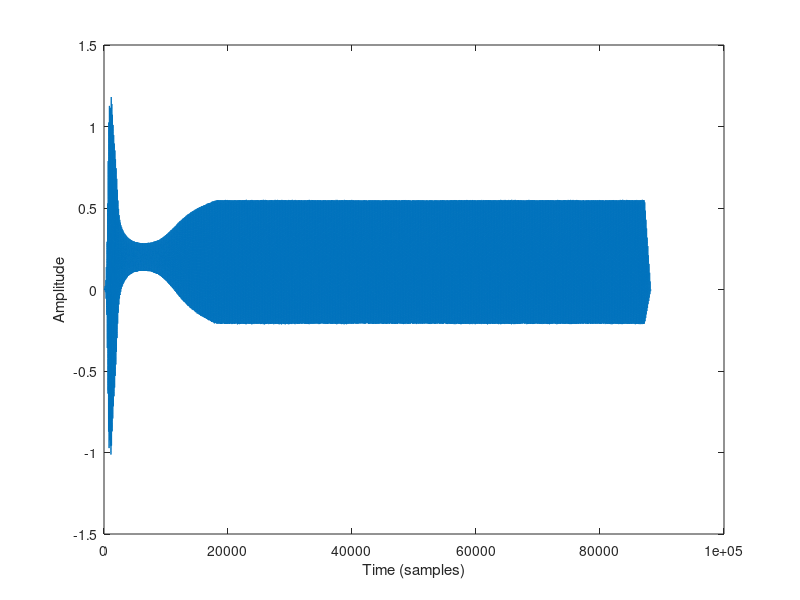
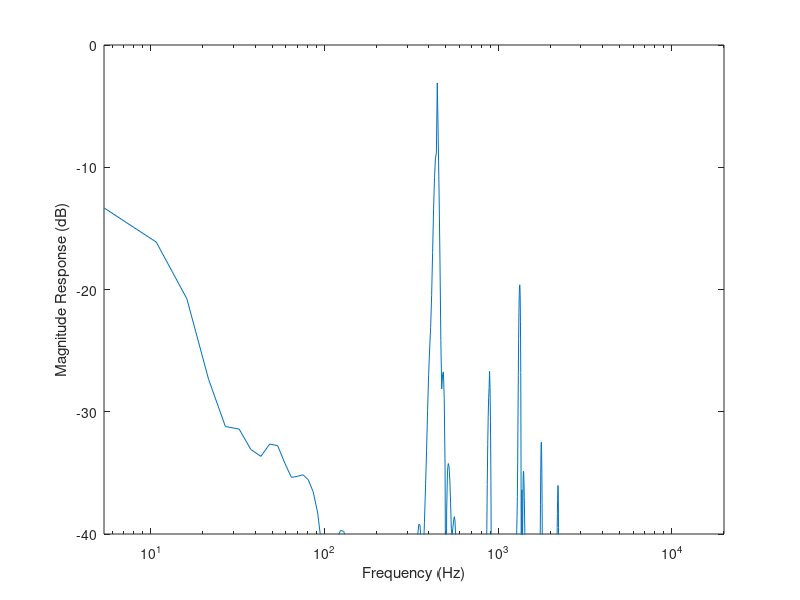

The MATLAB source for these figures, in order: (Note: this script raises an error after producing the figures.)
% Digital Waveguide Flute Example based on Perry Cook's Slide Flute
% Refed to Lab Scrip for the block diagram design
% Uses three-point moving average low pass reflection/loss filter 
% DTM 20/10/2020

Fs = 44100;                 % Sample Rate for audio output
N = 88200;                  % Number of samples in output
pressure = 0.5;             % Maximum Pressure input value
breath = 0.0085;            % Breath value
VibLevel = 0.05;            % Vibrato Amount
f0 = 440;                   % Fundamental Frequency in Hz.

attack = 0.025;             % attack time
sustain = 0.2;              % sustain start time 
release = 0.001;            % release time (Csound = 0.02)

as = round(N*attack);       % attack end sample
ss = round(N*sustain);      % sustain start = decay end sample
ds = ss-as;                 % decay time in samples
rs = round(N*(1-release));  % release start sample

Feedback1 = 0.7;            % Bore Delay to Embouchure Delay 
Feedback2 = 0.8;            % Bore Delay Reflection coefficient

boreDelay = 0.25*floor(Fs/f0);
JetDelay = floor(boreDelay/2);

% Flow Setup: ADSR envelope.
% attack
flow(1:as) = linspace(0,1.1*pressure,as); % was 1.1
% decay
flow(as+1:as+ds) = linspace(1.1*pressure,pressure,ds); %was 1.1
% sustain
flow(as+ds+1:rs) = pressure;
% release
flow(rs+1:N) = linspace(pressure,0,N-rs);

% Output Envelope
% attack
Env(1:1000) = linspace(0,1.0,1000);
% sustain
Env(1000+1:N-1000) = 1.0;
% release
Env(N-1000+1:N) = linspace(1.0,0,1000);

% Vibrato Envelope
VibEnv(1:N) = 1.0;

% Vibrato
vibrato = 1.2;

% Noise Excitation
noise = 2*rand(1,N)-1;

% Total Input
Excitation = (breath*(noise.*flow))+flow+vibrato*VibLevel.*VibEnv;

% Right-going delay line, defined by boreDelay 
right_bore = zeros(1,boreDelay);
% Left-going delay line, defined by boreDelay
left_bore = zeros(1,boreDelay);
%JetDelay
Jet = zeros(1,JetDelay);
% Initialize output
out = zeros(1,N);

% Main digital waveguide loop
for n = 1:N
      
    Jet(1) = Excitation(n) + Feedback1*left_bore(1);
    
    % Nonlinear interaction between excitation and flute bore
    r = Jet(JetDelay) - (Jet(JetDelay)*Jet(JetDelay)*Jet(JetDelay)); 
    if (r<-1) r=-1; end
    if (r>1) r=1; end

    right_bore(1) = r + Feedback2*left_bore(1);

    % Implement a three point moving average filter
    LPFilter = 0.33*(right_bore(boreDelay) + right_bore(boreDelay-1) + right_bore(boreDelay-2));
    left_bore(boreDelay) = -0.999*LPFilter;

    out(n) = right_bore(boreDelay);

    %Update Delay Lines
    Jet = [0, Jet(1:JetDelay-1)];
    right_bore = [0, right_bore(1:boreDelay-1)];
    left_bore = [left_bore(2:boreDelay),0];
    
end

%Apply Output Envelope to smooth input and output
out = out.*Env;

% Plot time domain response of output
figure(1);
plot(out);
xlabel('Time (samples)');
ylabel('Amplitude');

fftSize = 8192;
f = (0:fftSize-1)*(Fs/fftSize);

% Plot frequency domain response of output
figure(2);
semilogx(f,20*log10(abs(fft(out,fftSize))/max(abs(fft(out,fftSize)))));
axis([0 20000 -40 0]);
xlabel('Frequency (Hz)');
ylabel('Magnitude Response (dB)');

% Spectrogram to inspect effects of damping.
figure(3);
spectrogram(out,hann(1024),256,1024,Fs,'yaxis');

soundsc(out, Fs);
